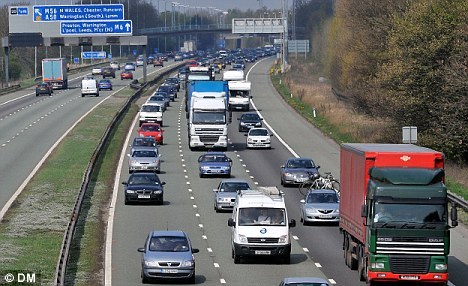
#> input picture resources/images/car.jpg, 468 x 286 px, given in place of the camera
$ python filtros.py
#> lines starting #> are read from the running program, lines starting #| are printed output that depends on the picture; after the words box and inside, x2 and y2 are one past the last pixel; in counts of white or black regions, pixels touching at a corner belong together
#> in main, frame is the input picture: shape (286, 468, 3); mean B, G, R 104.5, 104.2, 103.2
import cv2 as cv
import numpy as np

def apply_mask(image, mask):
    """
    Aplica uma máscara à imagem.
    """
    masked_image = cv.bitwise_and(image, image, mask=mask)
    return masked_image

def region_of_interest(image, roi_polygon):
    """
    Aplica uma máscara para focar na região de interesse (ROI) da imagem.
    """
    mask = np.zeros_like(image[:, :, 0])  # Máscara em escala de cinza
    cv.fillPoly(mask, roi_polygon, 255)
    return apply_mask(image, mask)

def detect_edges(image):
    """
    Detecta as bordas da imagem.
    """
    gray = cv.cvtColor(image, cv.COLOR_BGR2GRAY)
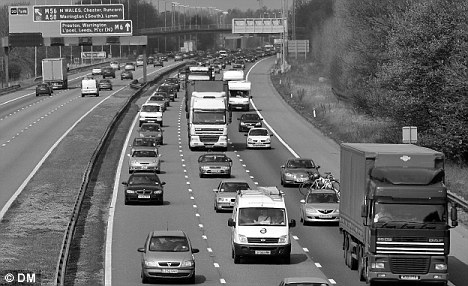
#> gray: shape (286, 468); min 0, max 255, mean 104
    blurred = cv.GaussianBlur(gray, (5, 5), 7)
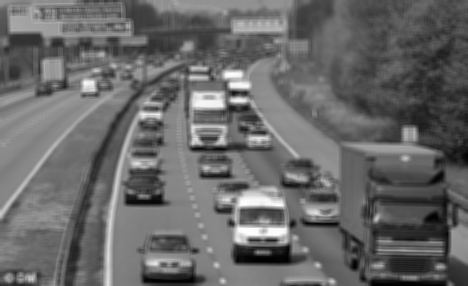
#> blurred: shape (286, 468); min 1, max 254, mean 104
    equalized = cv.equalizeHist(blurred)
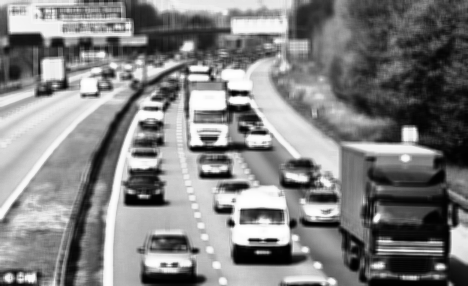
#> equalized: shape (286, 468); min 0, max 255, mean 128.5
    edges = cv.Canny(equalized, 400, 150)
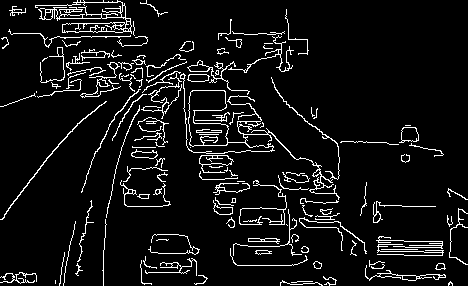
#> edges: shape (286, 468); 7.3% white in thin lines or dots
    return edges

def apply_gabor_filter(image):
    """
    Aplica um filtro de Gabor para realçar as linhas.
    """
    gabor_kernel = cv.getGaborKernel((21, 21), 5, np.pi / 4, 10, 1, 0, ktype=cv.CV_32F)
    filtered_image = cv.filter2D(image, cv.CV_8UC1, gabor_kernel)
    return filtered_image

def detect_lines(image):
    """
    Detecta as linhas da imagem.
    """
    edges = detect_edges(image)
    roi_polygon = np.array([[(0, image.shape[0]), (image.shape[1], image.shape[0]), (image.shape[1], image.shape[0] // 2), (0, image.shape[0] // 2)]])
    cropped_edges = region_of_interest(edges, roi_polygon)
    lines = apply_gabor_filter(cropped_edges)
    return lines

def draw_lines(image, lines):
    """
    Desenha as linhas detectadas sobre a imagem original.
    """
    line_image = np.zeros_like(image)
    if lines is not None:
        for line in lines:
            if len(line) == 4:
                x1, y1, x2, y2 = line
                cv.line(line_image, (x1, y1), (x2, y2), (0, 255, 0), 10)
    combined_image = cv.addWeighted(image, 0.8, line_image, 1, 1)
    return combined_image

def main():
    """
    Função principal para abrir a câmera e detectar linhas de rodovia em tempo real.
    """
    cap = cv.VideoCapture(0)

    if not cap.isOpened():
        print("Erro ao abrir a câmera.")
        return

    while True:
        ret, frame = cap.read()
        if not ret:
            print("Não foi possível capturar o quadro.")
            break

        lines = detect_lines(frame)
        line_image = draw_lines(frame, lines)

        cv.imshow('Detectando linhas', line_image)
        cv.imshow('Edges', lines)

        if cv.waitKey(1) & 0xFF == ord('q'):
            break

    cap.release()
    cv.destroyAllWindows()

if __name__== '__main__':
#> (the run stopped early here; a loop or call above may not have finished)

$ run again, on resources/images/imagem_com_faixas.jpg
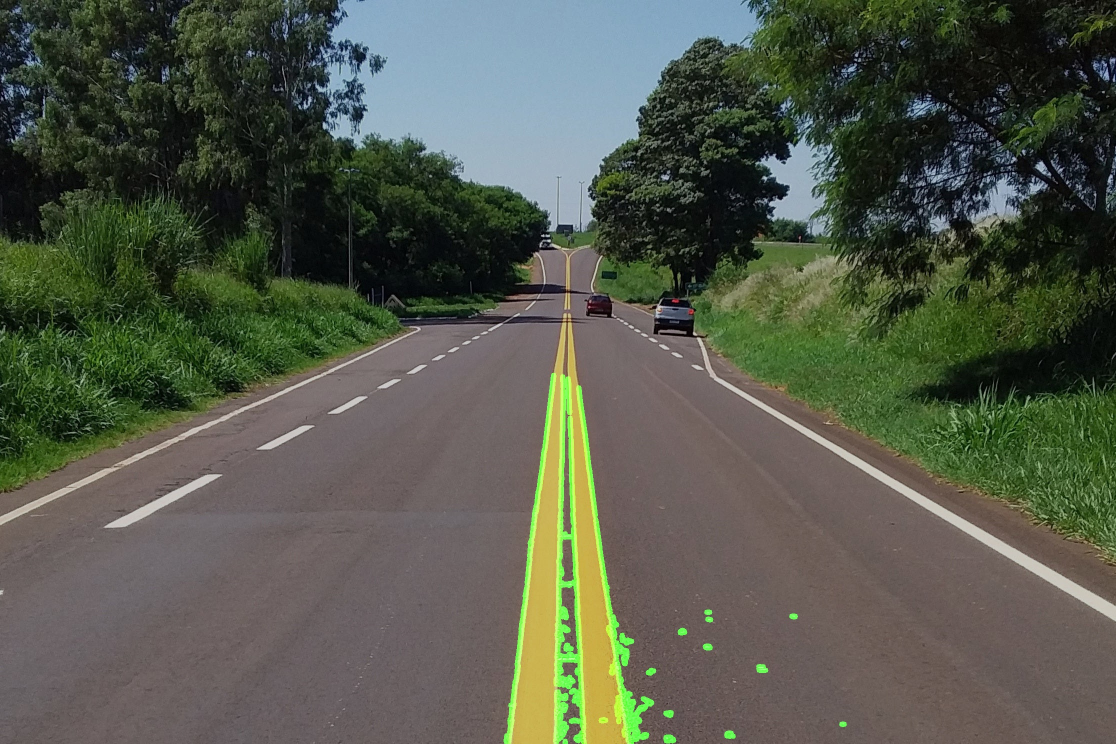
#> input picture resources/images/imagem_com_faixas.jpg, 2232 x 1488 px, given in place of the camera (shown at 1/2 size)
#> in main, frame is the input picture: shape (1488, 2232, 3); mean B, G, R 75, 88.7, 84.1
#> in detect_edges, `equalized = cv.equalizeHist(blurred)`:
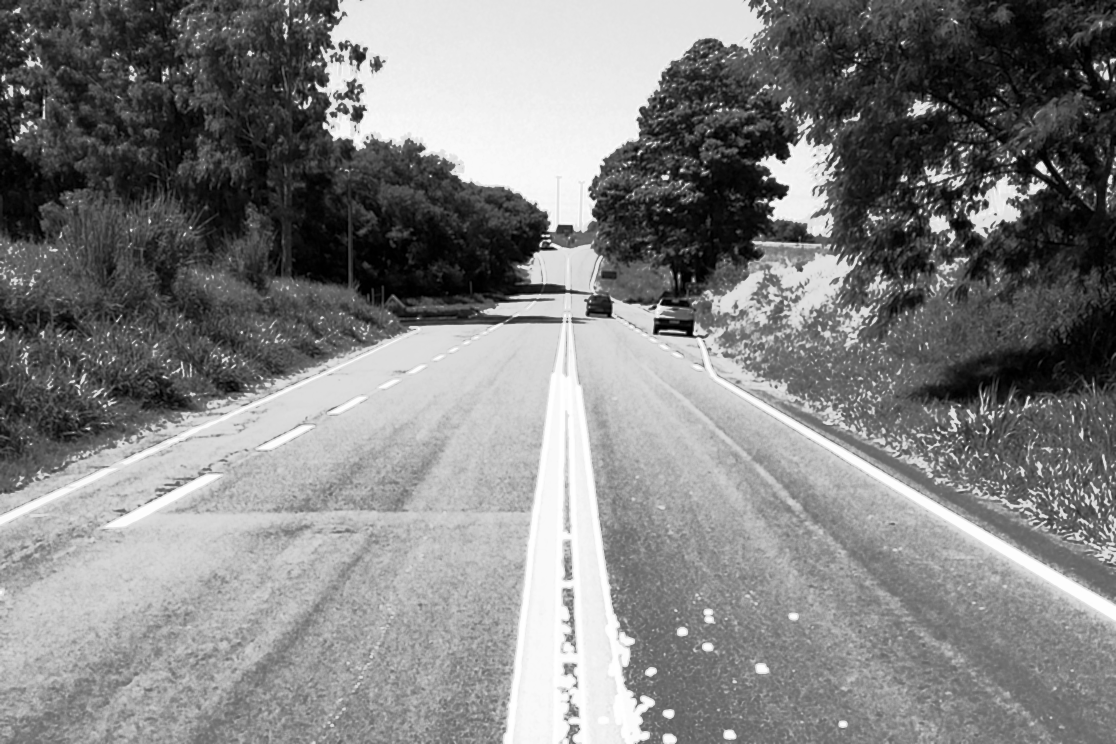
#> equalized: shape (1488, 2232) (shown at 1/2 size); min 0, max 255, mean 129.1
#> in detect_edges, `edges = cv.Canny(equalized, 400, 150)`:
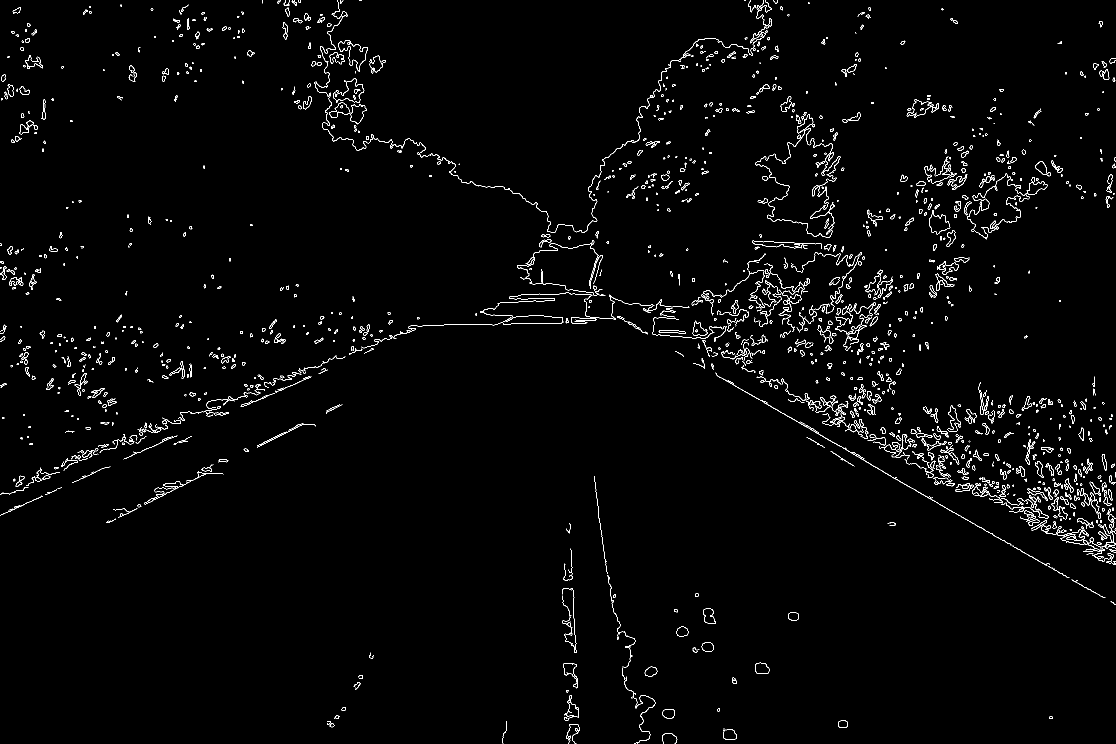
#> edges: shape (1488, 2232) (shown at 1/2 size); 1.8% white in thin lines or dots

$ run again, on resources/images/jump.jpg
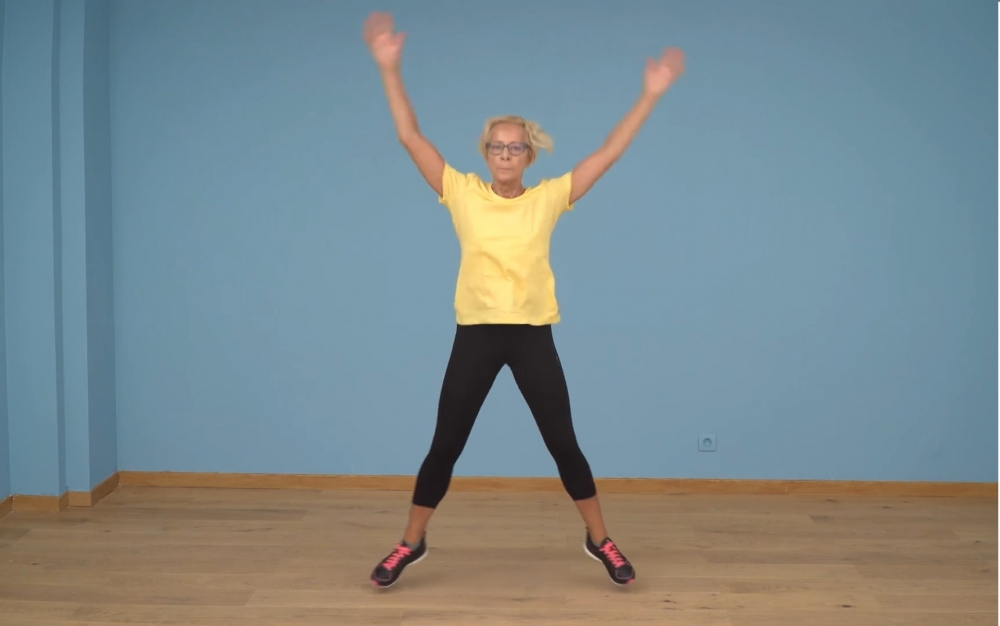
#> input picture resources/images/jump.jpg, 1000 x 626 px, given in place of the camera
#> in main, frame is the input picture: shape (626, 1000, 3); mean B, G, R 141, 137.9, 123.7
#> in detect_edges, `equalized = cv.equalizeHist(blurred)`:
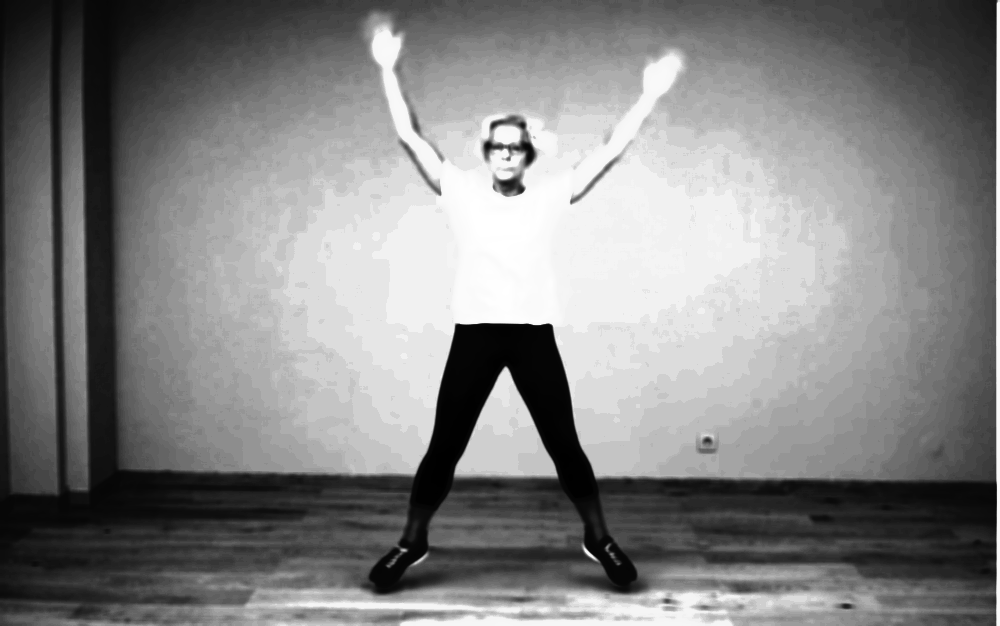
#> equalized: shape (626, 1000); min 0, max 255, mean 130.7
#> in detect_edges, `edges = cv.Canny(equalized, 400, 150)`:
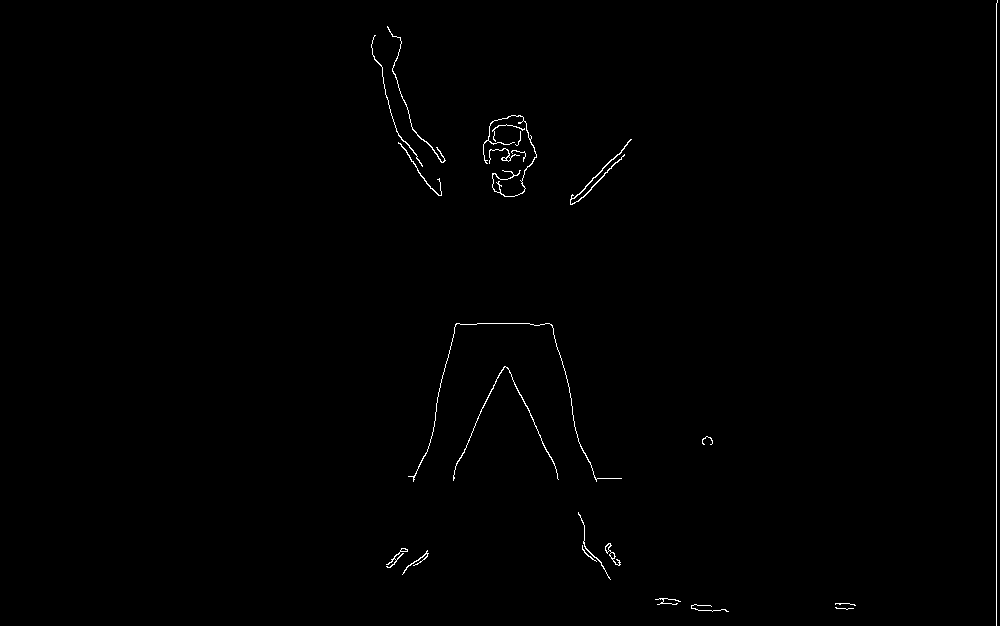
#> edges: shape (626, 1000); 0.51% white in thin lines or dots, all inside (x1, y1, x2, y2) = (371, 0, 998, 626)
